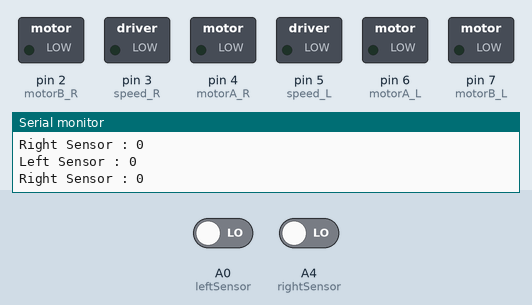
Bench run of a sketch on a simulated Arduino Uno, built with avr-gcc and run on an emulated ATmega328P. On the bench: switched loads named in the sketch (green lamp = pin HIGH), the last lines printed to the serial monitor. Inputs (shaded band) come from the test bench; at power-on: A0 (leftSensor) LOW, A4 (rightSensor) LOW.

Above: at 1.2 s.
1.3 s: A0 (leftSensor) driven HIGH
At 2.4 s:
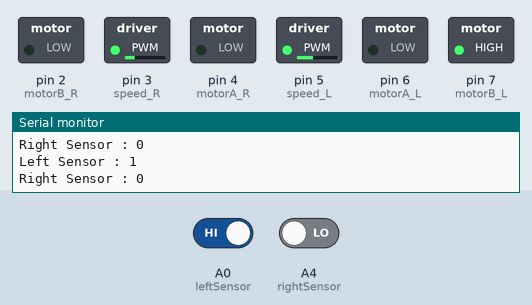
2.8 s: A4 (rightSensor) driven HIGH
At 3.1 s:
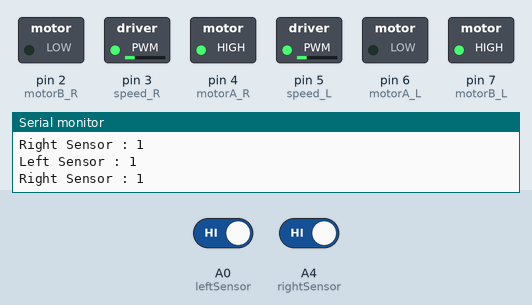
4.3 s: A0 (leftSensor) driven LOW
At 4.9 s:
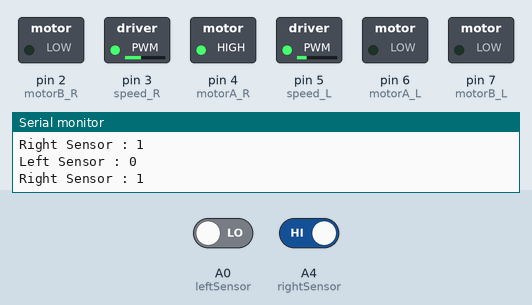
Timing chart, 0 to 7.3 s (numbered marks = the images above; inputs shaded):
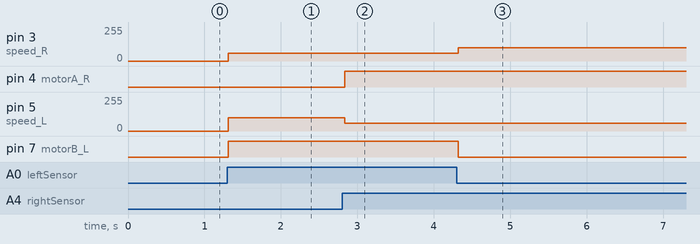

The sketch:

line_tracing_robot.ino
```cpp
#define motorA_L 6
#define motorB_L 7
#define speed_L  5
#define motorA_R 4
#define motorB_R 2
#define speed_R  3
#define set_sw1 1
int leftSensor = A0;
int rightSensor = A4;

void setup() {
  Serial.begin(9600);
  pinMode (set_sw1, INPUT);
  pinMode (motorA_L, OUTPUT);
  pinMode (motorB_L, OUTPUT);
  pinMode (speed_L, OUTPUT);
  pinMode (motorA_R, OUTPUT);
  pinMode (motorB_R, OUTPUT);
  pinMode (speed_R, OUTPUT);
}

void forword(int SL, int SR)
{
  digitalWrite(motorA_L, LOW);// 0 มอเตอร์ซ้ายถอยหลัง
  digitalWrite(motorB_L, HIGH);// 1 มอเตอร์ซ้ายไปข้างหน้า
  analogWrite  (speed_L, SL);
  digitalWrite(motorA_R, HIGH);// 1 มอเตอร์ขวาไปข้างหน้า
  digitalWrite(motorB_R, LOW);// 0 มอเตอร์ขวาถอยหลัง
  analogWrite  (speed_R, SR);
}

void turnRight(int SL, int SR)
{
  digitalWrite(motorA_L, LOW);
  digitalWrite(motorB_L, HIGH);
  analogWrite(speed_L, SL);
  digitalWrite(motorA_R, LOW);
  digitalWrite(motorB_R, LOW);
  analogWrite(speed_R, SR);
}

void turnLeft(int SL, int SR)
{
  digitalWrite(motorA_L, LOW);
  digitalWrite(motorB_L, LOW);
  analogWrite(speed_L, SL);
  digitalWrite(motorA_R, HIGH);
  digitalWrite(motorB_R, LOW);
  analogWrite(speed_R, SR);
}

void Stop(int SL, int SR)
{
  digitalWrite(motorA_L, LOW);
  digitalWrite(motorB_L, LOW);
  analogWrite(speed_L, SL);
  digitalWrite(motorA_R, LOW);
  digitalWrite(motorB_R, LOW);
  analogWrite(speed_R, SR);
}


void loop() {
  Serial.println("Left Sensor : " + String(digitalRead(A0)) +
  "\nRight Sensor : " + String(digitalRead(A4)));
  while (digitalRead(set_sw1) == 1); {
    if (digitalRead(leftSensor) == 1 && digitalRead(rightSensor) == 1){
      forword(60, 60);
    }

    if (digitalRead(leftSensor) == 0 && digitalRead(rightSensor) == 1){
      turnLeft(60, 100);
    }

    if (digitalRead(leftSensor) == 1 && digitalRead(rightSensor) == 0){
      turnRight(100, 60);
    }

    if (digitalRead(leftSensor) == 0 && digitalRead(rightSensor) == 0){
      Stop(0, 0);
    }

  }
}
```

Measured:
- after the input at 1.3 s, pin 3 (speed_R): 0/255 → 60/255 at once; pin 5 (speed_L): 0/255 → 100/255 at once; pin 7 (motorB_L): LOW → HIGH at once
- after the input at 2.8 s, pin 4 (motorA_R): LOW → HIGH at once; pin 5 (speed_L): 100/255 → 60/255 at once
- after the input at 4.3 s, pin 3 (speed_R): 60/255 → 100/255 at once; pin 7 (motorB_L): HIGH → LOW at once
